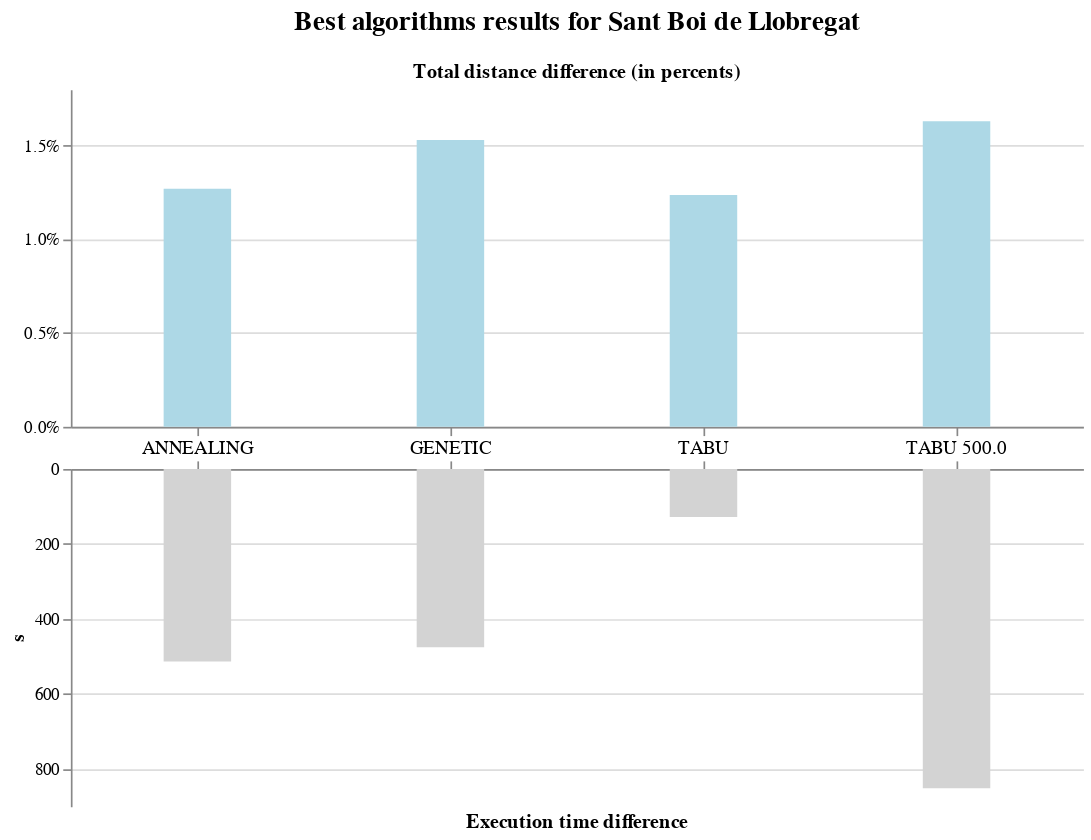

Notebook code for this chart:
### Code cell
create_diff_plot(
    df_spain, 
    title="Best algorithms results for Sant Boi de Llobregat",
    width=600,
    height=400
)

### Figure 1 — Vega-Lite specification as saved in the notebook (floating-point values rounded to 4 significant figures)
{"config": {"view": {"continuousWidth": 400, "continuousHeight": 300, "strokeWidth": 0}}, "vconcat": [{"data": {"name": "empty"}, "mark": "text", "height": 0, "title": {"text": "Best algorithms results for Sant Boi de Llobregat", "anchor": "middle", "fontSize": 16, "subtitleFontSize": 12, "subtitlePadding": 5}, "width": 600}, {"data": {"name": "data-fa8ce57e622321ce4a488258125dbc67"}, "mark": {"type": "bar", "size": 40}, "encoding": {"color": {"value": "lightblue"}, "tooltip": [{"field": "heuristic", "title": "Heuristic", "type": "nominal"}, {"field": "search", "title": "Search", "type": "nominal"}, {"field": "base_solution", "title": "Base solution", "type": "nominal"}, {"field": "iterations", "title": "Iterations", "type": "quantitative"}, {"field": "TotalDistance", "title": "Total distance", "type": "quantitative"}, {"field": "execution_time", "title": "Execution time", "type": "quantitative"}, {"field": "population_size", "title": "Population size", "type": "quantitative"}, {"field": "mutation_probability", "title": "Mutation probability", "type": "quantitative"}, {"field": "temp_coef", "title": "Temp coef", "type": "quantitative"}, {"field": "tabu_queue_coef", "title": "Queue coef", "type": "quantitative"}], "x": {"axis": {"labelFontSize": 0, "title": ""}, "field": "Name", "type": "nominal"}, "y": {"axis": {"format": "%"}, "field": "diff", "title": "", "type": "quantitative"}}, "height": 200, "title": {"text": "Total distance difference (in percents)", "fontSize": 12}, "width": 600}, {"data": {"name": "data-fa8ce57e622321ce4a488258125dbc67"}, "mark": "text", "encoding": {"text": {"field": "Name", "type": "nominal"}, "x": {"axis": null, "field": "Name", "type": "nominal"}}, "height": 10, "width": 600}, {"data": {"name": "data-fa8ce57e622321ce4a488258125dbc67"}, "mark": {"type": "bar", "size": 40}, "encoding": {"color": {"value": "lightgray"}, "tooltip": [{"field": "heuristic", "title": "Heuristic", "type": "nominal"}, {"field": "search", "title": "Search", "type": "nominal"}, {"field": "base_solution", "title": "Base solution", "type": "nominal"}, {"field": "iterations", "title": "Iterations", "type": "quantitative"}, {"field": "TotalDistance", "title": "Total distance", "type": "quantitative"}, {"field": "execution_time", "title": "Execution time", "type": "quantitative"}, {"field": "population_size", "title": "Population size", "type": "quantitative"}, {"field": "mutation_probability", "title": "Mutation probability", "type": "quantitative"}, {"field": "temp_coef", "title": "Temp coef", "type": "quantitative"}, {"field": "tabu_queue_coef", "title": "Queue coef", "type": "quantitative"}], "x": {"axis": {"labelFontSize": 0, "orient": "top", "title": ""}, "field": "Name", "type": "nominal"}, "y": {"field": "execution_time", "scale": {"reverse": true}, "title": "s", "type": "quantitative"}}, "height": 200, "title": {"text": "Execution time difference", "fontSize": 12, "orient": "bottom"}, "width": 600}], "spacing": 0, "$schema": "https://vega.github.io/schema/vega-lite/v4.17.0.json", "datasets": {"empty": [{}], "data-fa8ce57e622321ce4a488258125dbc67": [{"base_solution": "SIMPLE_GREEDY", "heuristic": "ANY_MOVE_EXPORTATION", "search": "TABU", "iterations": 500.0, "temp_coef": null, "population_size": null, "mutation_probability": null, "tabu_queue_coef": 0.3, "swap_any_to_generate": 500.0, "TotalDistance": 2239.0, "TotalTime": 17.04, "UnusedTrucksCount": 0, "OrphansCount": 0, "execution_time": 851.9, "TotalFuel": 559.9, "TrucksCount": 10, "Name": "TABU 500.0", "diff": 0.0163, "diff_time": 794.5}, {"base_solution": "SIMPLE_GREEDY", "heuristic": "ANY_MOVE_EXPORTATION", "search": "TABU", "iterations": 500.0, "temp_coef": null, "population_size": null, "mutation_probability": null, "tabu_queue_coef": 0.3, "swap_any_to_generate": null, "TotalDistance": 2248.0, "TotalTime": 17.08, "UnusedTrucksCount": 0, "OrphansCount": 0, "execution_time": 128.1, "TotalFuel": 562.1, "TrucksCount": 10, "Name": "TABU ", "diff": 0.01236, "diff_time": 70.71}, {"base_solution": "SIMPLE_GREEDY", "heuristic": "ANY_MOVE_EXPORTATION_FIXED2", "search": "GENETIC", "iterations": 500.0, "temp_coef": null, "population_size": 10.0, "mutation_probability": 0.1, "tabu_queue_coef": null, "swap_any_to_generate": null, "TotalDistance": 2242.0, "TotalTime": 17.06, "UnusedTrucksCount": 0, "OrphansCount": 0, "execution_time": 475.8, "TotalFuel": 560.4, "TrucksCount": 10, "Name": "GENETIC ", "diff": 0.0153, "diff_time": 418.4}, {"base_solution": "SIMPLE_GREEDY", "heuristic": "ANY_MOVE_EXPORTATION", "search": "ANNEALING", "iterations": 5000.0, "temp_coef": 1e-05, "population_size": null, "mutation_probability": null, "tabu_queue_coef": null, "swap_any_to_generate": null, "TotalDistance": 2248.0, "TotalTime": 17.26, "UnusedTrucksCount": 0, "OrphansCount": 0, "execution_time": 513.8, "TotalFuel": 561.9, "TrucksCount": 10, "Name": "ANNEALING ", "diff": 0.01269, "diff_time": 456.4}]}}
